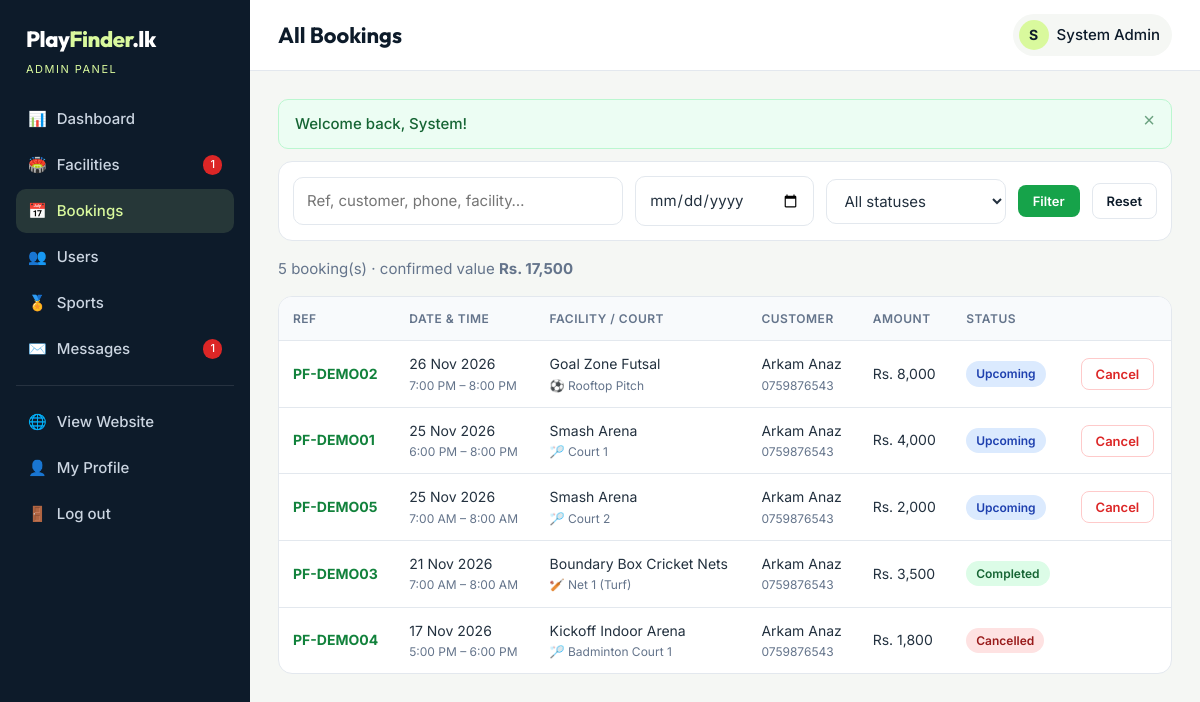
The app's page /admin/bookings.php (signed in) with its own data.
### tables this page shows
CREATE TABLE users (
    id            INT AUTO_INCREMENT PRIMARY KEY,
    full_name     VARCHAR(100) NOT NULL,
    email         VARCHAR(150) NOT NULL UNIQUE,
    phone         VARCHAR(20)  NOT NULL,
    password_hash VARCHAR(255) NOT NULL,
    role          ENUM('user','owner','admin') NOT NULL DEFAULT 'user',
    status        ENUM('active','blocked')     NOT NULL DEFAULT 'active',
    created_at    DATETIME NOT NULL DEFAULT CURRENT_TIMESTAMP
);

CREATE TABLE bookings (
    id            INT AUTO_INCREMENT PRIMARY KEY,
    booking_ref   VARCHAR(12) NOT NULL UNIQUE,
    user_id       INT NOT NULL,
    court_id      INT NOT NULL,
    booking_date  DATE NOT NULL,
    start_time    TIME NOT NULL,
    end_time      TIME NOT NULL,
    hours         TINYINT NOT NULL,
    total_price   DECIMAL(10,2) NOT NULL,
    status        ENUM('confirmed','cancelled') NOT NULL DEFAULT 'confirmed',
    notes         VARCHAR(255) DEFAULT NULL,
    cancelled_by  ENUM('user','owner','admin') DEFAULT NULL,
    created_at    DATETIME NOT NULL DEFAULT CURRENT_TIMESTAMP,
    cancelled_at  DATETIME DEFAULT NULL,
    CONSTRAINT fk_book_user  FOREIGN KEY (user_id)  REFERENCES users(id)  ON DELETE CASCADE,
    CONSTRAINT fk_book_court FOREIGN KEY (court_id) REFERENCES courts(id) ON DELETE CASCADE,
    INDEX idx_book_slot (court_id, booking_date, status)
);

CREATE TABLE facilities (
    id          INT AUTO_INCREMENT PRIMARY KEY,
    owner_id    INT NOT NULL,
    name        VARCHAR(120) NOT NULL,
    description TEXT,
    address     VARCHAR(255) NOT NULL,
    area        VARCHAR(60)  NOT NULL,
    latitude    DECIMAL(10,7) NOT NULL,
    longitude   DECIMAL(10,7) NOT NULL,
    phone       VARCHAR(20)  NOT NULL,
    open_time   TIME NOT NULL DEFAULT '06:00:00',
    close_time  TIME NOT NULL DEFAULT '22:00:00',
    amenities   VARCHAR(255) DEFAULT NULL,
    image       VARCHAR(255) DEFAULT NULL,
    status      ENUM('pending','approved','rejected') NOT NULL DEFAULT 'pending',
    created_at  DATETIME NOT NULL DEFAULT CURRENT_TIMESTAMP,
    CONSTRAINT fk_fac_owner FOREIGN KEY (owner_id) REFERENCES users(id) ON DELETE CASCADE,
    INDEX idx_fac_area (area),
    INDEX idx_fac_status (status)
);

CREATE TABLE sports (
    id    INT AUTO_INCREMENT PRIMARY KEY,
    name  VARCHAR(50) NOT NULL UNIQUE,
    slug  VARCHAR(50) NOT NULL UNIQUE,
    icon  VARCHAR(10) NOT NULL DEFAULT '🏅'
);

CREATE TABLE courts (
    id             INT AUTO_INCREMENT PRIMARY KEY,
    facility_id    INT NOT NULL,
    sport_id       INT NOT NULL,
    name           VARCHAR(80) NOT NULL,
    price_per_hour DECIMAL(10,2) NOT NULL,
    is_active      TINYINT(1) NOT NULL DEFAULT 1,
    CONSTRAINT fk_court_fac   FOREIGN KEY (facility_id) REFERENCES facilities(id) ON DELETE CASCADE,
    CONSTRAINT fk_court_sport FOREIGN KEY (sport_id)    REFERENCES sports(id)
);

### admin/bookings.php (called while the page is built)
<?php
require_once __DIR__ . '/../includes/init.php';
require_role('admin');
$pageTitle = 'All Bookings';
$activeNav = 'bookings';
require __DIR__ . '/../includes/dash_header.php';
$scopeSql = '';
$scopeParams = [];
$selfPage = 'admin/bookings.php';
$cancelRole = 'admin';
require __DIR__ . '/../includes/bookings_table.php';
require __DIR__ . '/../includes/dash_footer.php';

### includes/db.php (called while the page is built, shortened)
<?php
function db(): PDO
{
    static $pdo = null;
    if ($pdo === null) {
        try {
            $pdo = new PDO(DB_DSN, DB_USER, DB_PASS, [
                PDO::ATTR_ERRMODE            => PDO::ERRMODE_EXCEPTION,
                PDO::ATTR_DEFAULT_FETCH_MODE => PDO::FETCH_ASSOC,
                PDO::ATTR_EMULATE_PREPARES   => false,
            ]);
        } catch (PDOException $e) {
            http_response_code(500);
            exit('<div style="font-family:sans-serif;padding:40px;max-width:640px;margin:auto">
                <h2>Database connection failed</h2>
                <p>Please make sure MySQL is running in XAMPP and that you imported
                <code>database/playfinder.sql</code> in phpMyAdmin.</p>
                <p style="color:#888">Check settings in <code>config/config.php</code>.</p></div>');
        }
    }
    return $pdo;
}
function q(string $sql, array $params = []): PDOStatement
{
    $stmt = db()->prepare($sql);
    $stmt->execute($params);
    return $stmt;
}
function q_one(string $sql, array $params = []): ?array
{
    $row = q($sql, $params)->fetch();
    return $row === false ? null : $row;
}
function q_all(string $sql, array $params = []): array
{
    return q($sql, $params)->fetchAll();
}

### includes/auth.php (called while the page is built, shortened)
<?php
function current_user(): ?array
{
    static $user = false;
    if ($user === false) {
        $user = null;
        if (!empty($_SESSION['user_id'])) {
            $user = q_one('SELECT id, full_name, email, phone, role, status FROM users WHERE id = ?', [$_SESSION['user_id']]);
        }
    }
    return $user;
}
function is_logged_in(): bool
{
    return current_user() !== null;
}
function require_login(): array
{
    if (!is_logged_in()) {
        $_SESSION['redirect_after_login'] = $_SERVER['REQUEST_URI'] ?? url();
        flash('warning', 'Please log in to continue.');
        redirect('login.php');
    }
    return current_user();
}
function require_role(string ...$roles): array
{
    $user = require_login();
    return $user;
}

### includes/booking.php (called while the page is built, shortened)
<?php
function booking_state(array $b): string
{
    if ($b['status'] === 'cancelled') return 'cancelled';
    return strtotime($b['booking_date'] . ' ' . $b['end_time']) <= time() ? 'completed' : 'upcoming';
}
function booking_badge(array $b): string
{
    $state = booking_state($b);
    $map = ['upcoming' => 'info', 'completed' => 'success', 'cancelled' => 'danger'];
    return badge(ucfirst($state), $map[$state]);
}
function can_cancel(array $b, string $role): bool
{
    if (booking_state($b) !== 'upcoming') return false;
    if ($role === 'admin' || $role === 'owner') return true;
    return strtotime($b['booking_date'] . ' ' . $b['start_time']) - time() >= CANCEL_LIMIT_HOURS * 3600;
}
function booking_select_sql(): string
{
    return 'SELECT b.*, c.name AS court_name, c.facility_id, s.name AS sport_name, s.icon,
                   f.name AS facility_name, f.area, f.address, f.phone AS facility_phone, f.owner_id,
                   f.latitude, f.longitude,
                   u.full_name AS user_name, u.email AS user_email, u.phone AS user_phone
            FROM bookings b
            JOIN courts c ON c.id = b.court_id
            JOIN sports s ON s.id = c.sport_id
            JOIN facilities f ON f.id = c.facility_id
            JOIN users u ON u.id = b.user_id';
}

### includes/bookings_table.php (the view, shortened to what this page needs)
<?php
$fDate   = $_GET['date'] ?? '';
$fSearch = trim($_GET['q'] ?? '');
$where = [$scopeSql ?: '1 = 1'];
$params = $scopeParams;
$bookings = q_all(booking_select_sql() . ' WHERE ' . implode(' AND ', $where)
                  . ' ORDER BY b.booking_date DESC, b.start_time DESC LIMIT 300', $params);
$sum = array_sum(array_map(fn($b) => $b['status'] === 'confirmed' ? $b['total_price'] : 0, $bookings));
?>
<form class="card flex" method="get" style="padding:14px">
    <input type="search" name="q" value="<?= e($fSearch) ?>" placeholder="Ref, customer, phone, facility…" style="flex:2;min-width:180px">
    <input type="date" name="date" value="<?= e($fDate) ?>" style="flex:1;min-width:150px">
    <select name="status" style="flex:1;min-width:140px">
        <option value="">All statuses</option>
    </select>
    <button class="btn btn-primary btn-sm">Filter</button>
    <a href="<?= url($selfPage) ?>" class="btn btn-outline btn-sm">Reset</a>
</form>
<p class="muted mt-2"><?= count($bookings) ?> booking(s) · confirmed value <strong><?= lkr($sum) ?></strong></p>
<div class="table-wrap">
    <table>
        <tr><th>Ref</th><th>Date & time</th><th>Facility / court</th><th>Customer</th><th>Amount</th><th>Status</th><th></th></tr>
        <?php foreach ($bookings as $b): ?>
            <tr>
                <td><a href="<?= url('booking.php?ref=' . urlencode($b['booking_ref'])) ?>"><strong><?= e($b['booking_ref']) ?></strong></a></td>
                <td><?= date('d M Y', strtotime($b['booking_date'])) ?><span class="sub"><?= time_label($b['start_time']) ?> – <?= time_label($b['end_time']) ?></span></td>
                <td><?= e($b['facility_name']) ?><span class="sub"><?= e($b['icon'] . ' ' . $b['court_name']) ?></span></td>
                <td><?= e($b['user_name']) ?><span class="sub"><?= e($b['user_phone']) ?></span></td>
                <td><?= lkr($b['total_price']) ?></td>
                <td><?= booking_badge($b) ?><?php if ($b['cancelled_by']): ?><span class="sub">by <?= e($b['cancelled_by']) ?></span><?php endif; ?></td>
                <td>
                    <?php if (can_cancel($b, $cancelRole)): ?>
                        <form method="post" action="<?= url('cancel-booking.php') ?>" data-confirm="Cancel booking <?= e($b['booking_ref']) ?>? The customer should be informed.">
                            <button class="btn btn-danger btn-sm">Cancel</button>
                        </form>
                    <?php endif; ?>
                </td>
            </tr>
        <?php endforeach; ?>
    </table>
</div>

### includes/dash_header.php (shortened to what this page needs)
<?php
$user = current_user();
$isAdmin = $user['role'] === 'admin';
$activeNav = $activeNav ?? '';
if ($isAdmin) {
    $pendingCount = (int)q_val('SELECT COUNT(*) FROM facilities WHERE status = ?', ['pending']);
    $unreadCount  = (int)q_val('SELECT COUNT(*) FROM contact_messages WHERE is_read = 0');
    $menu = [
        'dashboard'  => ['admin/index.php', '📊', 'Dashboard', 0],
        'facilities' => ['admin/facilities.php', '🏟️', 'Facilities', $pendingCount],
        'bookings'   => ['admin/bookings.php', '📅', 'Bookings', 0],
        'users'      => ['admin/users.php', '👥', 'Users', 0],
        'sports'     => ['admin/sports.php', '🏅', 'Sports', 0],
        'messages'   => ['admin/messages.php', '✉️', 'Messages', $unreadCount],
    ];
} else {
    $menu = [
        'dashboard'  => ['owner/index.php', '📊', 'Dashboard', 0],
        'facilities' => ['owner/facilities.php', '🏟️', 'My Facilities', 0],
        'bookings'   => ['owner/bookings.php', '📅', 'Bookings', 0],
    ];
}
?>
<!DOCTYPE html>
<html lang="en">
<head>
    <link rel="stylesheet" href="<?= url('assets/css/style.css') ?>">
</head>
<body class="dash-body">
<aside class="sidebar" id="sidebar">
    <a href="<?= url('index.php') ?>" class="logo logo-light">Play<span>Finder</span>.lk</a>
    <div class="sidebar-role"><?= $isAdmin ? 'Admin Panel' : 'Facility Owner' ?></div>
    <nav>
        <?php foreach ($menu as $key => [$href, $icon, $label, $count]): ?>
            <a href="<?= url($href) ?>" class="<?= $activeNav === $key ? 'active' : '' ?>">
                <span><?= $icon ?></span> <?= e($label) ?>
                <?php if ($count > 0): ?><em class="count"><?= $count ?></em><?php endif; ?>
            </a>
        <?php endforeach; ?>
        <hr>
        <a href="<?= url('index.php') ?>"><span>🌐</span> View Website</a>
        <a href="<?= url('profile.php') ?>"><span>👤</span> My Profile</a>
        <a href="<?= url('logout.php') ?>"><span>🚪</span> Log out</a>
    </nav>
</aside>
<div class="dash-main">
    <header class="dash-top">
        <h1><?= e($pageTitle ?? 'Dashboard') ?></h1>
        <div class="user-chip static">
            <span class="avatar"><?= e(mb_strtoupper(mb_substr($user['full_name'], 0, 1))) ?></span>
            <?= e($user['full_name']) ?>
        </div>
    </header>
    <div class="dash-content">
    <?php foreach (get_flashes() as $flashItem): ?>
        <div class="alert alert-<?= e($flashItem['type']) ?>"><?= e($flashItem['message']) ?><button class="alert-close" aria-label="Close">×</button></div>
    <?php endforeach; ?>

### includes/functions.php (shortened to what this page needs)
<?php
function e($value): string
{
    return htmlspecialchars((string)($value ?? ''), ENT_QUOTES, 'UTF-8');
}
function url(string $path = ''): string
{
    return BASE_URL . '/' . ltrim($path, '/');
}
function get_flashes(): array
{
    $f = $_SESSION['flash'] ?? [];
    return $f;
}
function lkr($amount): string
{
    return 'Rs. ' . number_format((float)$amount, 0);
}
function time_label(string $time): string
{
    return date('g:i A', strtotime($time));
}
function badge(string $text, string $type): string
{
    return '<span class="badge badge-' . e($type) . '">' . e($text) . '</span>';
}

### records on screen
users: full_name "S", full_name "System Admin"
bookings: booking_ref "PF-DEMO02", booking_date "26 Nov 2026", start_time "7:00 PM", end_time "8:00 PM", facilities.name "Goal Zone Futsal", sports.icon "⚽ Rooftop Pitch", user.full_name "Arkam Anaz", user.phone "0759876543", total_price "Rs. 8,000", text "Upcoming"
bookings: booking_ref "PF-DEMO01", booking_date "25 Nov 2026", start_time "6:00 PM", end_time "8:00 PM", facilities.name "Smash Arena", sports.icon "🏸 Court 1", user.full_name "Arkam Anaz", user.phone "0759876543", total_price "Rs. 4,000", text "Upcoming"
bookings: booking_ref "PF-DEMO05", booking_date "25 Nov 2026", start_time "7:00 AM", end_time "8:00 AM", facilities.name "Smash Arena", sports.icon "🏸 Court 2", user.full_name "Arkam Anaz", user.phone "0759876543", total_price "Rs. 2,000", text "Upcoming"
bookings: booking_ref "PF-DEMO03", booking_date "21 Nov 2026", start_time "7:00 AM", end_time "8:00 AM", facilities.name "Boundary Box Cricket Nets", sports.icon "🏏 Net 1 (Turf)", user.full_name "Arkam Anaz", user.phone "0759876543", total_price "Rs. 3,500", text "Completed"
bookings: booking_ref "PF-DEMO04", booking_date "17 Nov 2026", start_time "5:00 PM", end_time "6:00 PM", facilities.name "Kickoff Indoor Arena", sports.icon "🏸 Badminton Court 1", user.full_name "Arkam Anaz", user.phone "0759876543", total_price "Rs. 1,800", text "Cancelled"

### other values on screen
$icon "📊"
$label "Dashboard"
$icon "🏟️"
$label "Facilities"
$count "1"
$icon "📅"
$label "Bookings"
$icon "👥"
$label "Users"
$icon "🏅"
$label "Sports"
$icon "✉️"
$label "Messages"
$pageTitle "All Bookings"
$flashItem['message'] "Welcome back, System!"
